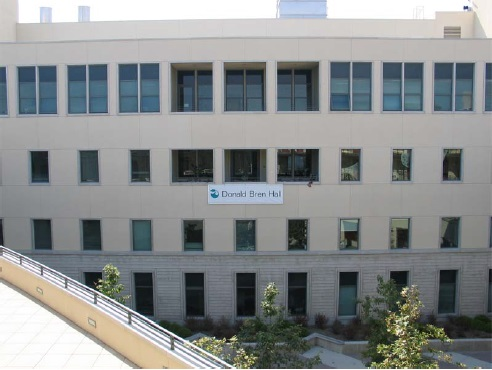
#> input picture Harris Corner/Harris_1.jpg, 492 x 370 px
$ python harris.py
#> lines starting #> are read from the running program, lines starting #| are printed output that depends on the picture
"""
CLAB Task-1: Harris Corner Detector
Your name (Your uniID): u6734495
"""

import numpy as np
import matplotlib.pyplot as plt
from PIL import Image
from skimage.io import imread
from skimage.color import rgb2gray
import cv2


def conv2(img, conv_filter):
    # flip the filter
    f_siz_1, f_size_2 = conv_filter.shape
    conv_filter = conv_filter[range(f_siz_1 - 1, -1, -1), :][:, range(f_siz_1 - 1, -1, -1)]
    pad = (conv_filter.shape[0] - 1) // 2
    result = np.zeros((img.shape))
    img = np.pad(img, ((pad, pad), (pad, pad)), 'constant', constant_values=(0, 0))
    filter_size = conv_filter.shape[0]
    for r in np.arange(img.shape[0] - filter_size + 1):
        for c in np.arange(img.shape[1] - filter_size + 1):
            curr_region = img[r:r + filter_size, c:c + filter_size]
            curr_result = curr_region * conv_filter
            conv_sum = np.sum(curr_result)  # Summing the result of multiplication.
            result[r, c] = conv_sum  # Saving the summation in the convolution layer feature map.

    return result


def fspecial(shape=(3, 3), sigma=0.5):
    m, n = [(ss - 1.) / 2. for ss in shape]
    y, x = np.ogrid[-m:m + 1, -n:n + 1]
    h = np.exp(-(x * x + y * y) / (2. * sigma * sigma))
    h[h < np.finfo(h.dtype).eps * h.max()] = 0
    sumh = h.sum()
    if sumh != 0:
        h /= sumh
    return h


# Parameters, add more if needed
sigma = 2
thresh = 0.07

# Derivative masks
dx = np.array([[-1, 0, 1], [-1, 0, 1], [-1, 0, 1]])
dy = dx.transpose()


bw = imread('Harris_1.jpg')
#> bw is the input picture: shape (370, 492, 3); mean R, G, B 137.5, 141.1, 141.3
bw=rgb2gray(bw)
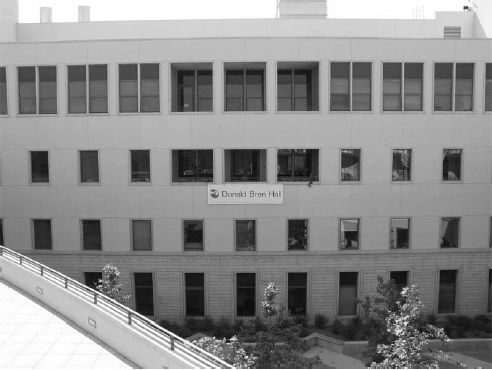
#> bw: shape (370, 492) float64; min 0.0202, max 1, mean 0.55
bw= (bw * 255).astype(int)
# computer x and y derivatives of image
Ix = conv2(bw, dx)
Iy = conv2(bw, dy)
#> after the loop in conv2 (call 2), `for r in np.arange(img.shape[0] - filter_size + 1):`:
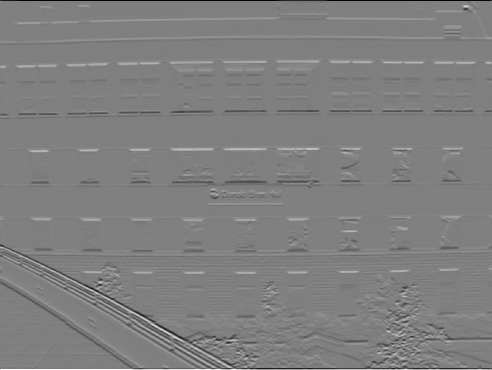
#> result: shape (370, 492) float64; min -765, max 761, mean -0.1; drawn with min black and max white

g = fspecial((max(1, np.floor(3 * sigma) * 2 + 1), max(1, np.floor(3 * sigma) * 2 + 1)), sigma)

Iy2 = conv2(np.power(Iy, 2), g)
#> after the loop in conv2 (call 3), `for r in np.arange(img.shape[0] - filter_size + 1):`:
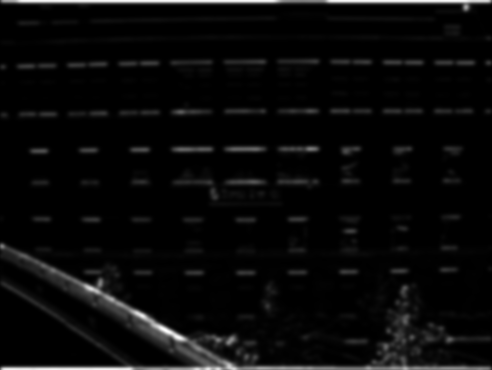
#> result: shape (370, 492) float64; min 0, max 119804, mean 4772.4; drawn with min black and max white
Ix2 = conv2(np.power(Ix, 2), g)
#> in conv2 (call 4), `img = np.pad(img, ((pad, pad), (pad, pad)), 'constant', constant_value..`:
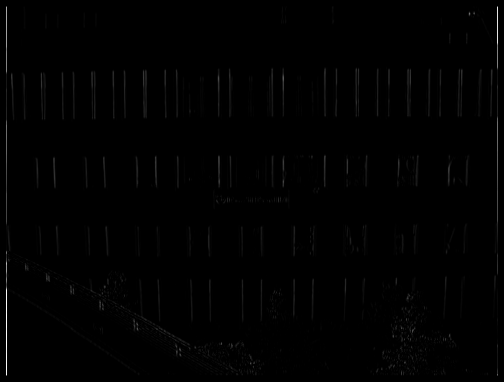
#> img: shape (382, 504) float64; min 0, max 582169, mean 3375.5; drawn with min black and max white
#> after the loop in conv2 (call 4), `for r in np.arange(img.shape[0] - filter_size + 1):`:
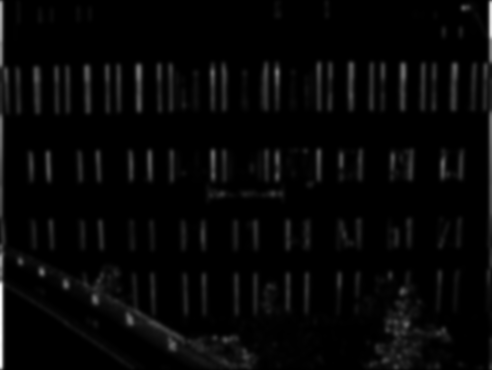
#> result: shape (370, 492) float64; min 0, max 115369.7, mean 3200; drawn with min black and max white
Ixy = conv2(Ix * Iy, g)
#> in conv2 (call 5), `img = np.pad(img, ((pad, pad), (pad, pad)), 'constant', constant_value..`:
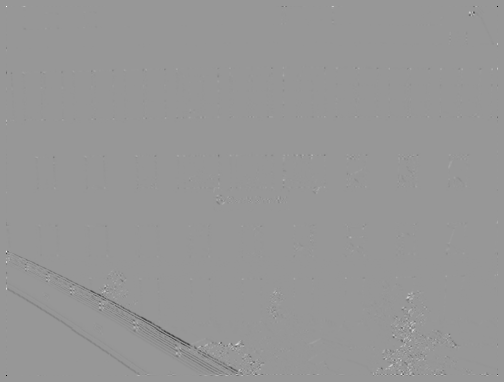
#> img: shape (382, 504) float64; min -252000, max 173055, mean -372.2; drawn with min black and max white
#> after the loop in conv2 (call 5), `for r in np.arange(img.shape[0] - filter_size + 1):`:
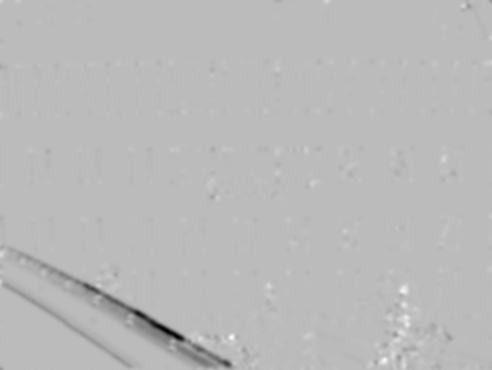
#> result: shape (370, 492) float64; min -52426.3, max 18910, mean -392.7; drawn with min black and max white

######################################################################
# Task: Compute the Harris Cornerness
######################################################################

img_1=np.array(Image.open('Harris_1.jpg'))
#> (the run stopped early here; a loop or call above may not have finished)
